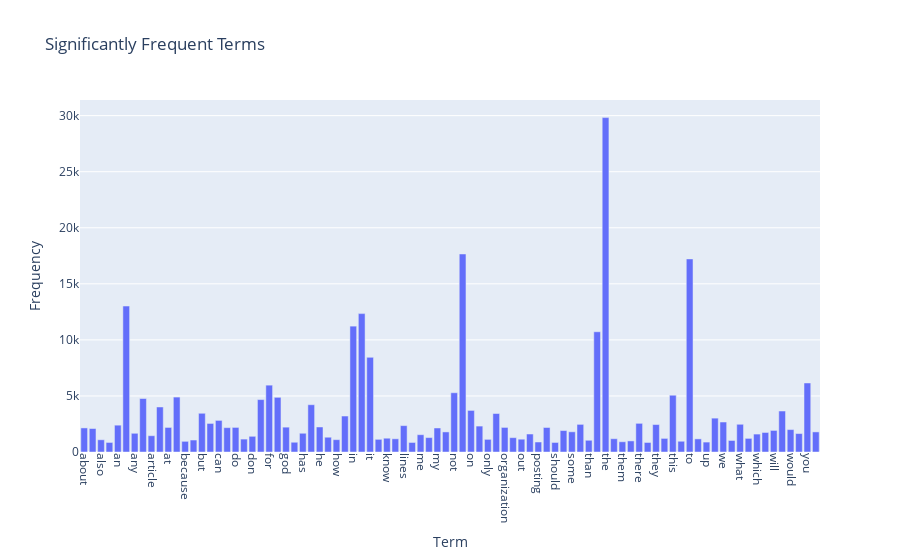

Notebook code cell kept with this figure:
### Markdown cell above
### >>> **Exercise 13 (take home):** 
The chart above only contains 300 vocabulary in the documents, and it's already computationally intensive to both compute and visualize. Can you efficiently reduce the number of terms you want to visualize as an exercise.

### Code cell
from scipy.stats import zscore
from sklearn.feature_extraction import text

terms = count_vect.get_feature_names_out()  # Original terms in the vocabulary, this line is stolen from later in the noptebook

# Calculate z-scores for term frequencies
term_freq_zscores = zscore(term_frequencies)

# We choose a significance threshold of z > 3 for significant terms
significant_indices = np.where(term_freq_zscores > 3)[0]
significant_terms = terms[significant_indices]
significant_freqs = term_frequencies[significant_indices]
print(f"Number of significantly frequent terms: {len(significant_terms)}")

fig = px.bar(
    x=significant_terms,
    y=significant_freqs,
    labels={'x': 'Term', 'y': 'Frequency'},
    title='Significantly Frequent Terms'
)
fig.update_layout(xaxis_tickangle=90)
fig.show()

### Figure 1 — Plotly figure (JSON) as saved in the notebook; plotly's stock layout.template omitted (floating-point values rounded to 4 significant figures)
{"data": [{"hovertemplate": "Term=%{x}<br>Frequency=%{y}<extra></extra>", "legendgroup": "", "marker": {"color": "#636efa", "pattern": {"shape": ""}}, "name": "", "orientation": "v", "showlegend": false, "textposition": "auto", "type": "bar", "x": ["about", "all", "also", "am", "an", "and", "any", "are", "article", "as", "at", "be", "because", "been", "but", "by", "can", "com", "do", "does", "don", "edu", "for", "from", "god", "had", "has", "have", "he", "his", "how", "if", "in", "is", "it", "just", "know", "like", "lines", "may", "me", "more", "my", "no", "not", "of", "on", "one", "only", "or", "organization", "other", "out", "people", "posting", "re", "should", "so", "some", "subject", "than", "that", "the", "their", "them", "then", "there", "these", "they", "think", "this", "time", "to", "university", "up", "was", "we", "were", "what", "when", "which", "who", "will", "with", "would", "writes", "you", "your"], "xaxis": "x", "y": [2148, 2093, 1090, 852, 2393, 13017, 1669, 4769, 1453, 4015, 2191, 4898, 952, 1068, 3453, 2548, 2818, 2172, 2193, 1151, 1400, 4675, 5962, 4877, 2216, 870, 1671, 4218, 2232, 1318, 1100, 3208, 11226, 12343, 8447, 1130, 1230, 1177, 2353, 850, 1543, 1286, 2143, 1791, 5285, 17660, 3709, 2312, 1127, 3432, 2192, 1278, 1142, 1604, 892, 2186, 851, 1912, 1802, 2464, 1045, 10723, 29825, 1184, 914, 989, 2556, 850, 2448, 1213, 5063, 959, 17222, 1170, 885, 3020, 2674, 1028, 2472, 1215, 1599, 1742, 1925, 3655, 2000, 1645, 6157, 1793], "yaxis": "y"}], "layout": {"barmode": "relative", "legend": {"tracegroupgap": 0}, "title": {"text": "Significantly Frequent Terms"}, "xaxis": {"anchor": "y", "domain": [0, 1], "tickangle": 90, "title": {"text": "Term"}}, "yaxis": {"anchor": "x", "domain": [0, 1], "title": {"text": "Frequency"}}}}
